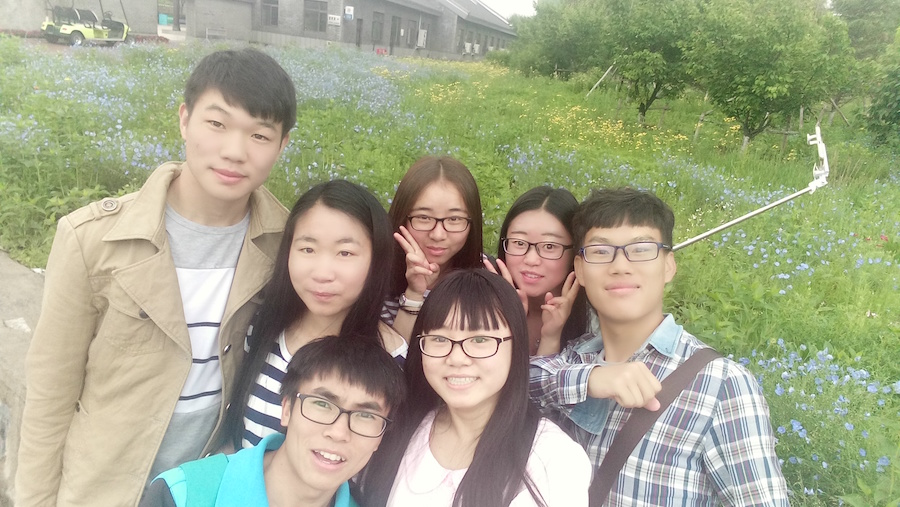
#> input picture 1.jpg, 900 x 507 px
$ python findFaces.py 1.jpg   (Python 2 division)   (older library calls are emulated)
#> lines starting #> are read from the running program, lines starting #| are printed output that depends on the picture; after the words box and inside, x2 and y2 are one past the last pixel; in counts of white or black regions, pixels touching at a corner belong together
import cv2
import sys

imagePath = sys.argv[1]

faceCascade = cv2.CascadeClassifier("databases/haarcascade_frontalface_default.xml")

image = cv2.imread(imagePath)
#> image is the input picture: shape (507, 900, 3); mean B, G, R 137.2, 164.7, 162.8
gray = cv2.cvtColor(image, cv2.COLOR_BGR2GRAY)
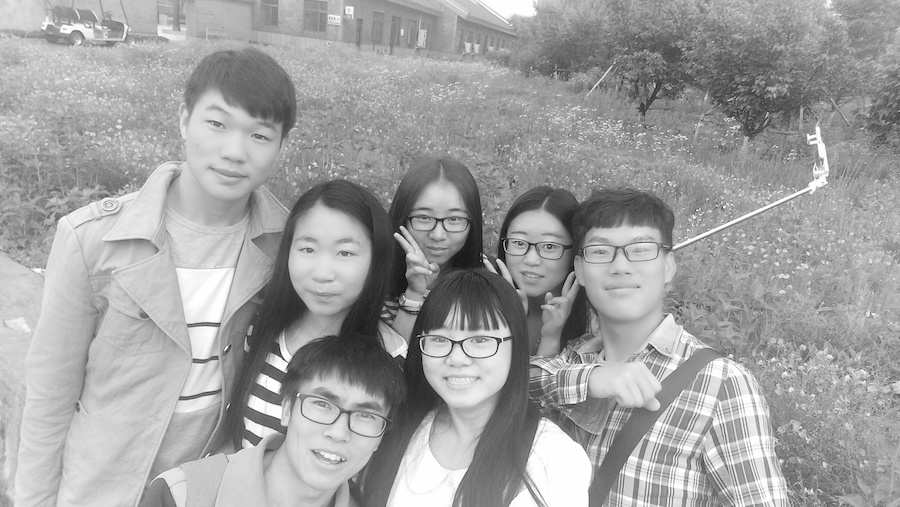
#> gray: shape (507, 900); min 2, max 255, mean 161

#For different situations, do proper parameter adjustment
faces = faceCascade.detectMultiScale(
	gray,
	scaleFactor = 1.06,
	minNeighbors = 7,
	minSize = (30,30),
	flags = cv2.cv.CV_HAAR_SCALE_IMAGE
)
#> faces = [[410, 304, 92, 92], [397, 186, 81, 81], [498, 212, 84, 84], [296, 368, 105, 105], [277, 210, 102, 102], [574, 212, 101, 101], [179, 87, 116, 116]]

print "Found {0} faces!".format(len(faces))
#| Found 7 faces!
for(x, y, w, h) in faces:
	cv2.rectangle(image, (x,y), (x+w,y+h), (0, 255,0), 2)
#> this loop made 7 passes
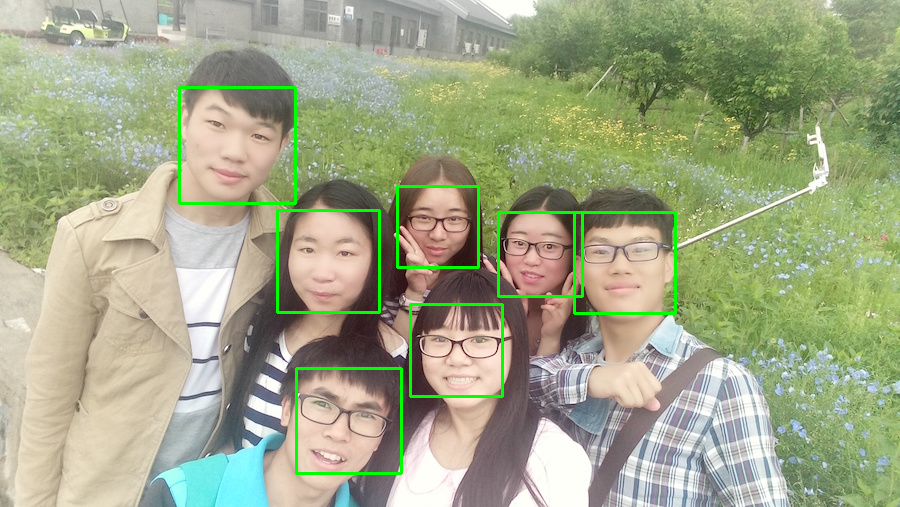
#> image: shape (507, 900, 3); 1.78% of pixels changed, all inside (x1, y1, x2, y2) = (178, 86, 677, 475)
cv2.imshow("Faces found",image)
cv2.waitKey(0)

$ run again, on 3.jpg
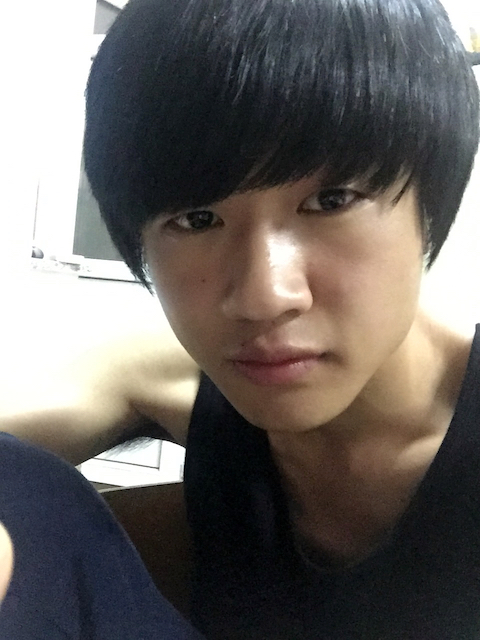
#> input picture 3.jpg, 480 x 640 px
#> image is the input picture: shape (640, 480, 3); mean B, G, R 98.7, 101.7, 106.4
#> `gray = cv2.cvtColor(image, cv2.COLOR_BGR2GRAY)`:
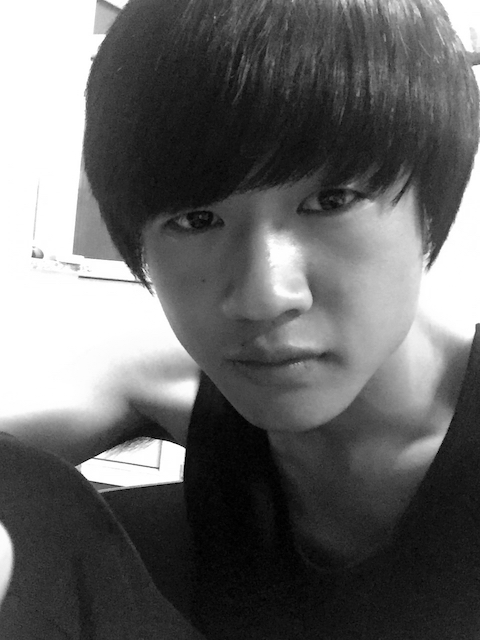
#> gray: shape (640, 480); min 0, max 255, mean 102.8
#> faces = ()
#| Found 0 faces!
